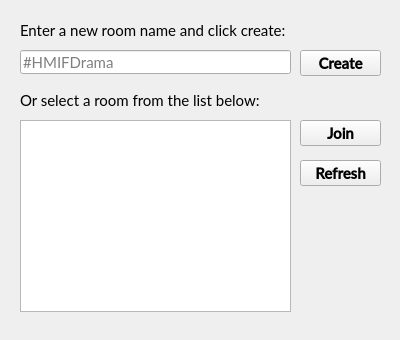
<?xml version="1.0" encoding="UTF-8"?>
<ui version="4.0">
 <class>lobby</class>
 <widget class="QMainWindow" name="lobby">
  <property name="geometry">
   <rect>
    <x>0</x>
    <y>0</y>
    <width>400</width>
    <height>340</height>
   </rect>
  </property>
  <property name="windowTitle">
   <string>MainWindow</string>
  </property>
  <widget class="QWidget" name="centralwidget">
   <widget class="QLabel" name="labelCreateRoom">
    <property name="geometry">
     <rect>
      <x>20</x>
      <y>20</y>
      <width>271</width>
      <height>20</height>
     </rect>
    </property>
    <property name="font">
     <font>
      <family>Lato</family>
      <pointsize>11</pointsize>
     </font>
    </property>
    <property name="text">
     <string>Enter a new room name and click create:</string>
    </property>
   </widget>
   <widget class="QLabel" name="labelJoinRoom">
    <property name="geometry">
     <rect>
      <x>20</x>
      <y>90</y>
      <width>271</width>
      <height>20</height>
     </rect>
    </property>
    <property name="font">
     <font>
      <family>Lato</family>
      <pointsize>11</pointsize>
     </font>
    </property>
    <property name="text">
     <string>Or select a room from the list below:</string>
    </property>
   </widget>
   <widget class="QLineEdit" name="textCreateRoom">
    <property name="geometry">
     <rect>
      <x>20</x>
      <y>50</y>
      <width>271</width>
      <height>24</height>
     </rect>
    </property>
    <property name="font">
     <font>
      <family>Lato</family>
      <pointsize>11</pointsize>
     </font>
    </property>
    <property name="placeholderText">
     <string>#HMIFDrama</string>
    </property>
   </widget>
   <widget class="QPushButton" name="buttonCreateRoom">
    <property name="geometry">
     <rect>
      <x>300</x>
      <y>50</y>
      <width>81</width>
      <height>26</height>
     </rect>
    </property>
    <property name="font">
     <font>
      <family>Lato Semibold</family>
      <pointsize>11</pointsize>
      <weight>75</weight>
      <bold>true</bold>
     </font>
    </property>
    <property name="text">
     <string>Create</string>
    </property>
   </widget>
   <widget class="QListWidget" name="listRoom">
    <property name="geometry">
     <rect>
      <x>20</x>
      <y>120</y>
      <width>271</width>
      <height>192</height>
     </rect>
    </property>
   </widget>
   <widget class="QPushButton" name="buttonJoinRoom">
    <property name="geometry">
     <rect>
      <x>300</x>
      <y>120</y>
      <width>81</width>
      <height>26</height>
     </rect>
    </property>
    <property name="font">
     <font>
      <family>Lato Semibold</family>
      <pointsize>11</pointsize>
      <weight>75</weight>
      <bold>true</bold>
     </font>
    </property>
    <property name="text">
     <string>Join</string>
    </property>
   </widget>
   <widget class="QPushButton" name="buttonRefreshRoom">
    <property name="geometry">
     <rect>
      <x>300</x>
      <y>160</y>
      <width>81</width>
      <height>26</height>
     </rect>
    </property>
    <property name="font">
     <font>
      <family>Lato Semibold</family>
      <pointsize>11</pointsize>
      <weight>75</weight>
      <bold>true</bold>
     </font>
    </property>
    <property name="text">
     <string>Refresh</string>
    </property>
   </widget>
  </widget>
 </widget>
 <resources/>
 <connections/>
</ui>
